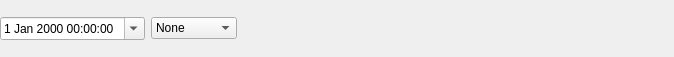
<?xml version="1.0" encoding="UTF-8"?>
<ui version="4.0">
 <class>Form</class>
 <widget class="QWidget" name="Form">
  <property name="geometry">
   <rect>
    <x>0</x>
    <y>0</y>
    <width>674</width>
    <height>57</height>
   </rect>
  </property>
  <property name="sizePolicy">
   <sizepolicy hsizetype="Fixed" vsizetype="Fixed">
    <horstretch>0</horstretch>
    <verstretch>0</verstretch>
   </sizepolicy>
  </property>
  <property name="windowTitle">
   <string>Form</string>
  </property>
  <layout class="QHBoxLayout" name="horizontalLayout">
   <property name="leftMargin">
    <number>0</number>
   </property>
   <property name="topMargin">
    <number>0</number>
   </property>
   <property name="rightMargin">
    <number>0</number>
   </property>
   <property name="bottomMargin">
    <number>0</number>
   </property>
   <item>
    <widget class="QStackedWidget" name="stackedWidget">
     <property name="sizePolicy">
      <sizepolicy hsizetype="Fixed" vsizetype="Preferred">
       <horstretch>0</horstretch>
       <verstretch>0</verstretch>
      </sizepolicy>
     </property>
     <property name="currentIndex">
      <number>2</number>
     </property>
     <widget class="QWidget" name="page">
      <layout class="QHBoxLayout" name="horizontalLayout_2">
       <property name="leftMargin">
        <number>0</number>
       </property>
       <property name="topMargin">
        <number>0</number>
       </property>
       <property name="rightMargin">
        <number>0</number>
       </property>
       <property name="bottomMargin">
        <number>0</number>
       </property>
       <item>
        <widget class="QLabel" name="label">
         <property name="text">
          <string>None</string>
         </property>
        </widget>
       </item>
      </layout>
     </widget>
     <widget class="QWidget" name="page_2">
      <layout class="QHBoxLayout" name="horizontalLayout_3">
       <property name="leftMargin">
        <number>0</number>
       </property>
       <property name="topMargin">
        <number>0</number>
       </property>
       <property name="rightMargin">
        <number>0</number>
       </property>
       <property name="bottomMargin">
        <number>0</number>
       </property>
       <item>
        <widget class="QDateEdit" name="dateEdit">
         <property name="calendarPopup">
          <bool>true</bool>
         </property>
        </widget>
       </item>
      </layout>
     </widget>
     <widget class="QWidget" name="page_3">
      <layout class="QHBoxLayout" name="horizontalLayout_4">
       <property name="leftMargin">
        <number>0</number>
       </property>
       <property name="topMargin">
        <number>0</number>
       </property>
       <property name="rightMargin">
        <number>0</number>
       </property>
       <property name="bottomMargin">
        <number>0</number>
       </property>
       <item>
        <widget class="QDateTimeEdit" name="dateTimeEdit">
         <property name="calendarPopup">
          <bool>true</bool>
         </property>
        </widget>
       </item>
      </layout>
     </widget>
    </widget>
   </item>
   <item>
    <widget class="QComboBox" name="modeCB">
     <property name="sizePolicy">
      <sizepolicy hsizetype="Fixed" vsizetype="Fixed">
       <horstretch>0</horstretch>
       <verstretch>0</verstretch>
      </sizepolicy>
     </property>
     <item>
      <property name="text">
       <string>None</string>
      </property>
     </item>
     <item>
      <property name="text">
       <string>Date</string>
      </property>
     </item>
     <item>
      <property name="text">
       <string>Date Time</string>
      </property>
     </item>
    </widget>
   </item>
   <item>
    <spacer name="horizontalSpacer">
     <property name="orientation">
      <enum>Qt::Horizontal</enum>
     </property>
     <property name="sizeHint" stdset="0">
      <size>
       <width>0</width>
       <height>20</height>
      </size>
     </property>
    </spacer>
   </item>
  </layout>
 </widget>
 <resources/>
 <connections/>
</ui>
